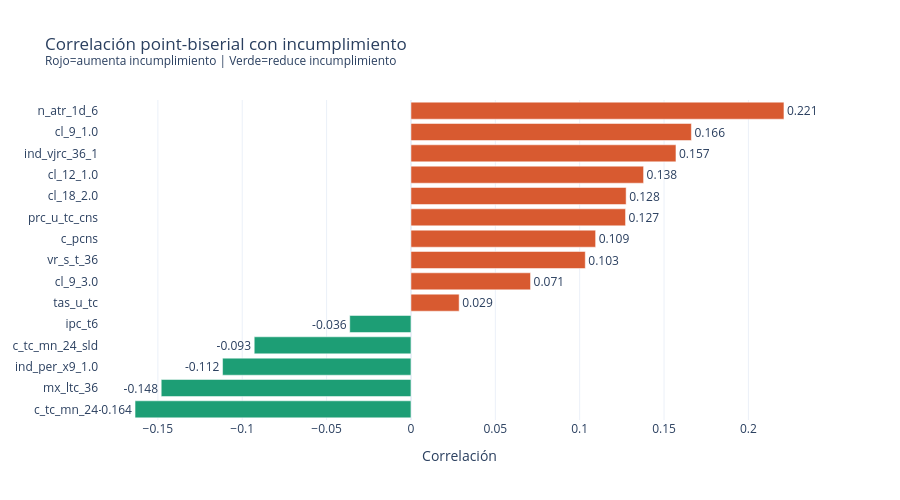

The code cell stored with this chart in its notebook:
### Markdown cell above
## 4. Correlación con el target

### Code cell
corrs = []
for col in FEATURES:
    r, p = stats.pointbiserialr(df[TARGET], df[col])
    corrs.append({'feature': col, 'correlacion': r, 'abs_corr': abs(r), 'significativa': p < 0.05})

corr_df = pd.DataFrame(corrs).sort_values('correlacion', ascending=True)

fig = go.Figure(go.Bar(
    x=corr_df['correlacion'],
    y=corr_df['feature'],
    orientation='h',
    marker_color=['#D85A30' if x > 0 else '#1D9E75' for x in corr_df['correlacion']],
    text=corr_df['correlacion'].round(3),
    textposition='outside'
))
fig.update_layout(
    title='Correlación point-biserial con incumplimiento<br><sup>Rojo=aumenta incumplimiento | Verde=reduce incumplimiento</sup>',
    xaxis_title='Correlación', height=500, template='plotly_white'
)
fig.show()

print('\nTop 5 features más predictivas:')
display(corr_df.sort_values('abs_corr', ascending=False).head(5)[['feature','correlacion','significativa']])

### Figure 1 — Plotly figure (JSON) as saved in the notebook; plotly's stock layout.template omitted (floating-point values rounded to 4 significant figures)
{"data": [{"marker": {"color": ["#1D9E75", "#1D9E75", "#1D9E75", "#1D9E75", "#1D9E75", "#D85A30", "#D85A30", "#D85A30", "#D85A30", "#D85A30", "#D85A30", "#D85A30", "#D85A30", "#D85A30", "#D85A30"]}, "orientation": "h", "text": [-0.164, -0.148, -0.112, -0.093, -0.036, 0.029, 0.071, 0.103, 0.109, 0.127, 0.128, 0.138, 0.157, 0.166, 0.221], "textposition": "outside", "type": "bar", "x": [-0.1635, -0.148, -0.1117, -0.09289, -0.03629, 0.02856, 0.07087, 0.1033, 0.1094, 0.1272, 0.1275, 0.1379, 0.1571, 0.1662, 0.2211], "y": ["c_tc_mn_24", "mx_ltc_36", "ind_per_x9_1.0", "c_tc_mn_24_sld", "ipc_t6", "tas_u_tc", "cl_9_3.0", "vr_s_t_36", "c_pcns", "prc_u_tc_cns", "cl_18_2.0", "cl_12_1.0", "ind_vjrc_36_1", "cl_9_1.0", "n_atr_1d_6"]}], "layout": {"height": 500, "title": {"text": "Correlación point-biserial con incumplimiento<br><sup>Rojo=aumenta incumplimiento | Verde=reduce incumplimiento</sup>"}, "xaxis": {"title": {"text": "Correlación"}}}}
